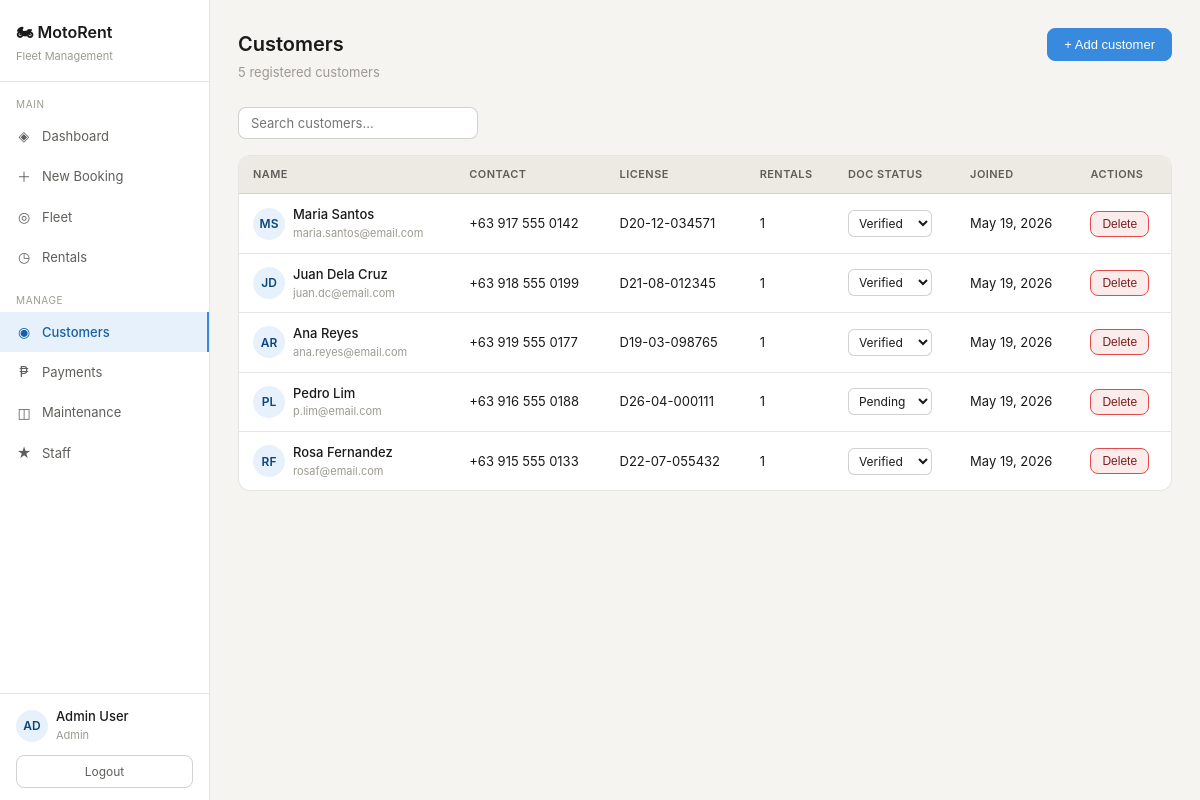
Page /pages/customers.php (signed in) on the committed database.
### tables this page shows
CREATE TABLE customers (
    customer_id INT AUTO_INCREMENT PRIMARY KEY,
    first_name VARCHAR(80) NOT NULL,
    last_name VARCHAR(80) NOT NULL,
    email VARCHAR(150) UNIQUE NOT NULL,
    phone VARCHAR(30),
    address TEXT,
    date_of_birth DATE,
    license_number VARCHAR(50),
    doc_status ENUM('pending','verified','rejected') DEFAULT 'pending',
    created_at TIMESTAMP DEFAULT CURRENT_TIMESTAMP
);

### includes/auth.php (called while the page is built, shortened)
<?php
function isAdmin() {
    return isset($_SESSION['role']) && $_SESSION['role'] === 'admin';
}

### pages/customers.php (the view, shortened to what this page needs)
<?php
require_once __DIR__ . '/../includes/auth.php';
require_once __DIR__ . '/../includes/db.php';
$customers = $conn->query("SELECT c.*, COUNT(r.reservation_id) as total_rentals FROM customers c LEFT JOIN reservations r ON c.customer_id=r.customer_id GROUP BY c.customer_id ORDER BY c.created_at DESC")->fetch_all(MYSQLI_ASSOC);
require_once __DIR__ . '/../includes/header.php';
?>
<div class="page-header">
  <div>
    <div class="page-title">Customers</div>
    <div class="page-sub"><?= count($customers) ?> registered customers</div>
  </div>
  <button class="btn btn-primary" onclick="document.getElementById('add-modal').style.display='flex'">+ Add customer</button>
</div>
<div class="filter-bar"><input id="table-search" class="search-input" placeholder="Search customers..."></div>
<div class="table-wrap">
<table>
  <thead><tr><th>Name</th><th>Contact</th><th>License</th><th>Rentals</th><th>Doc status</th><th>Joined</th><th>Actions</th></tr></thead>
  <tbody>
  <?php foreach($customers as $c):
    $initials = strtoupper(substr($c['first_name'],0,1).substr($c['last_name'],0,1));
  ?>
  <tr>
    <td>
      <div style="display:flex;align-items:center;gap:8px">
        <div class="staff-avatar"><?= $initials ?></div>
        <div>
          <div style="font-weight:500"><?= htmlspecialchars($c['first_name'].' '.$c['last_name']) ?></div>
          <div style="font-size:11px;color:var(--text3)"><?= htmlspecialchars($c['email']) ?></div>
        </div>
      </div>
    </td>
    <td><?= htmlspecialchars($c['phone']??'—') ?></td>
    <td><?= htmlspecialchars($c['license_number']??'—') ?></td>
    <td><?= $c['total_rentals'] ?></td>
    <td>
      <form method="POST" style="display:inline-flex;align-items:center;gap:6px">
        <select name="doc_status" onchange="this.form.submit()" style="font-size:12px;padding:4px 6px;border-radius:6px">
          <?php foreach(['pending','verified','rejected'] as $s): ?>
          <option value="<?= $s ?>" <?= $c['doc_status']===$s?'selected':'' ?>><?= ucfirst($s) ?></option>
          <?php endforeach; ?>
        </select>
      </form>
    </td>
    <td><?= date('M j, Y', strtotime($c['created_at'])) ?></td>
    <td>
      <?php if(isAdmin()): ?>
      <form method="POST" style="display:inline">
        <button class="btn btn-sm btn-danger" data-confirm="Delete this customer?">Delete</button>
      </form>
      <?php endif; ?>
    </td>
  </tr>
  <?php endforeach; ?>
  </tbody>
</table>
</div>
<?php require_once __DIR__ . '/../includes/footer.php'; ?>

### assets/css/style.css (style rules this page uses)
*, *::before, *::after { box-sizing: border-box; margin: 0; padding: 0; }
:root { --bg: #f5f4f0; --bg2: #ffffff; --bg3: #eceae3; --text: #1a1a18; --text2: #5f5e5a; --text3: #9c9a92; --border: rgba(0,0,0,0.1); --border2: rgba(0,0,0,0.18); --blue: #378ADD; --blue-dark: #185FA5; --blue-bg: #E6F1FB; --blue-text: #0C447C; --green: #1D9E75; --green-bg: #E1F5EE; --green-text: #085041; --amber: #EF9F27; --amber-bg: #FAEEDA; --amber-text: #633806; --red: #E24B4A; --red-bg: #FCEBEB; --red-text: #791F1F; --gray-bg: #F1EFE8; --gray-text: #444441; --radius: 8px; --radius-lg: 12px; }
body { font-family: -apple-system, BlinkMacSystemFont, 'Segoe UI', sans-serif; background: var(--bg); color: var(--text); font-size: 14px; line-height: 1.6; }
.staff-avatar { width: 32px; height: 32px; border-radius: 50%; background: var(--blue-bg); color: var(--blue-text); font-size: 12px; font-weight: 600; display: flex; align-items: center; justify-content: center; flex-shrink: 0; }
.page-header { margin-bottom: 24px; display: flex; align-items: flex-start; justify-content: space-between; flex-wrap: wrap; gap: 12px; }
.page-title { font-size: 20px; font-weight: 600; color: var(--text); }
.page-sub { font-size: 13px; color: var(--text3); margin-top: 2px; }
.table-wrap { overflow-x: auto; border-radius: var(--radius-lg); border: 0.5px solid var(--border); background: var(--bg2); margin-bottom: 20px; }
table { width: 100%; border-collapse: collapse; font-size: 13px; }
thead th { text-align: left; padding: 10px 14px; font-size: 11px; font-weight: 600; color: var(--text2); text-transform: uppercase; letter-spacing: .04em; border-bottom: 0.5px solid var(--border); background: var(--bg3); }
tbody td { padding: 10px 14px; color: var(--text); border-bottom: 0.5px solid var(--border); vertical-align: middle; }
tbody tr:last-child td { border-bottom: none; }
.btn { display: inline-flex; align-items: center; gap: 6px; padding: 8px 16px; border-radius: var(--radius); border: 0.5px solid var(--border2); background: transparent; color: var(--text); font-size: 13px; cursor: pointer; text-decoration: none; transition: background .15s; white-space: nowrap; }
.btn-primary { background: var(--blue); color: #fff; border-color: var(--blue); }
.btn-danger { background: var(--red-bg); color: var(--red-text); border-color: var(--red); }
.btn-sm { padding: 5px 11px; font-size: 12px; }
input, select, textarea { padding: 8px 11px; border: 0.5px solid var(--border2); border-radius: var(--radius); background: var(--bg2); color: var(--text); font-size: 13px; font-family: inherit; width: 100%; transition: border-color .15s; }
.filter-bar { display: flex; gap: 10px; align-items: center; margin-bottom: 16px; flex-wrap: wrap; }
.search-input { padding: 7px 12px; border: 0.5px solid var(--border2); border-radius: var(--radius); background: var(--bg2); color: var(--text); font-size: 13px; width: 240px; }

### rows in the picture
customers: initials "MS", first_name+last_name "Maria Santos", email "maria.santos@email.com", phone "+63 917 555 0142", license_number "D20-12-034571", total_rentals "1", doc_status "Verified", created_at "May 19, 2026"
customers: initials "JD", first_name+last_name "Juan Dela Cruz", email "juan.dc@email.com", phone "+63 918 555 0199", license_number "D21-08-012345", total_rentals "1", doc_status "Verified", created_at "May 19, 2026"
customers: initials "AR", first_name+last_name "Ana Reyes", email "ana.reyes@email.com", phone "+63 919 555 0177", license_number "D19-03-098765", total_rentals "1", doc_status "Verified", created_at "May 19, 2026"
customers: initials "PL", first_name+last_name "Pedro Lim", email "p.lim@email.com", phone "+63 916 555 0188", license_number "D26-04-000111", total_rentals "1", doc_status "Pending", created_at "May 19, 2026"
customers: initials "RF", first_name+last_name "Rosa Fernandez", email "rosaf@email.com", phone "+63 915 555 0133", license_number "D22-07-055432", total_rentals "1", doc_status "Verified", created_at "May 19, 2026"

### other values in the picture
substr(currentStaff(),0,2) "AD"
currentStaff() "Admin User"
currentRole() "Admin"
count($customers) "5"
